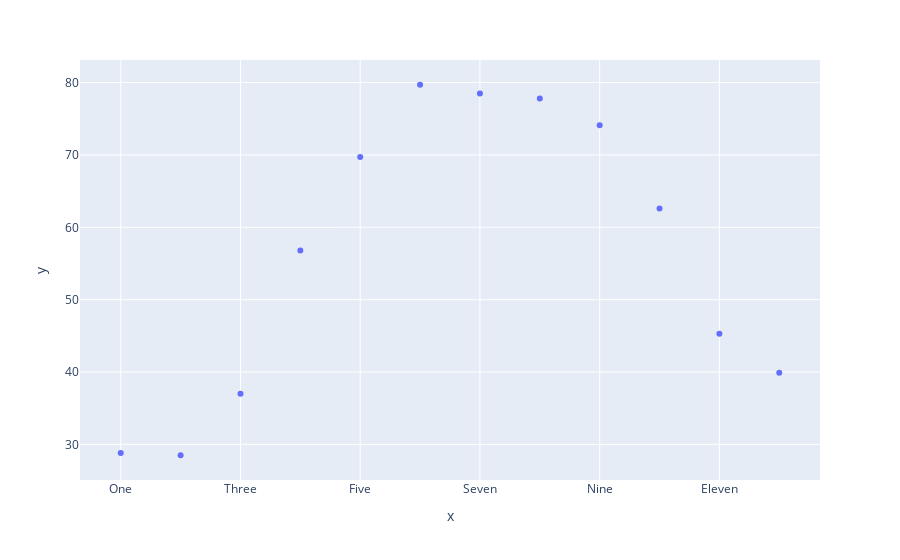

Write notebook code for a chart like this one.
### Code cell
import plotly.graph_objects as go

go.Figure(go.Scatter(
    x = [1, 2, 3, 4, 5, 6, 7, 8, 9, 10, 11, 12],
    y = [28.8, 28.5, 37, 56.8, 69.7, 79.7, 78.5, 77.8, 74.1, 62.6, 45.3, 39.9]
))

fig.update_layout(
    xaxis = dict(
        tickmode = 'array',
        tickvals = [1, 3, 5, 7, 9, 11],
        ticktext = ['One', 'Three', 'Five', 'Seven', 'Nine', 'Eleven']
    )
)

fig.show()

### Figure 1 — Plotly figure (JSON) as saved in the notebook; plotly's stock layout.template omitted (floating-point values rounded to 4 significant figures)
{"data": [{"hovertemplate": "x=%{x}<br>y=%{y}<extra></extra>", "legendgroup": "", "marker": {"color": "#636efa", "symbol": "circle"}, "mode": "markers", "name": "", "orientation": "v", "showlegend": false, "type": "scatter", "x": [1, 2, 3, 4, 5, 6, 7, 8, 9, 10, 11, 12], "xaxis": "x", "y": [28.8, 28.5, 37, 56.8, 69.7, 79.7, 78.5, 77.8, 74.1, 62.6, 45.3, 39.9], "yaxis": "y"}], "layout": {"legend": {"tracegroupgap": 0}, "margin": {"t": 60}, "xaxis": {"anchor": "y", "domain": [0, 1], "dtick": 0.75, "tick0": 0.5, "tickmode": "array", "ticktext": ["One", "Three", "Five", "Seven", "Nine", "Eleven"], "tickvals": [1, 3, 5, 7, 9, 11], "title": {"text": "x"}}, "yaxis": {"anchor": "x", "domain": [0, 1], "title": {"text": "y"}}}}
